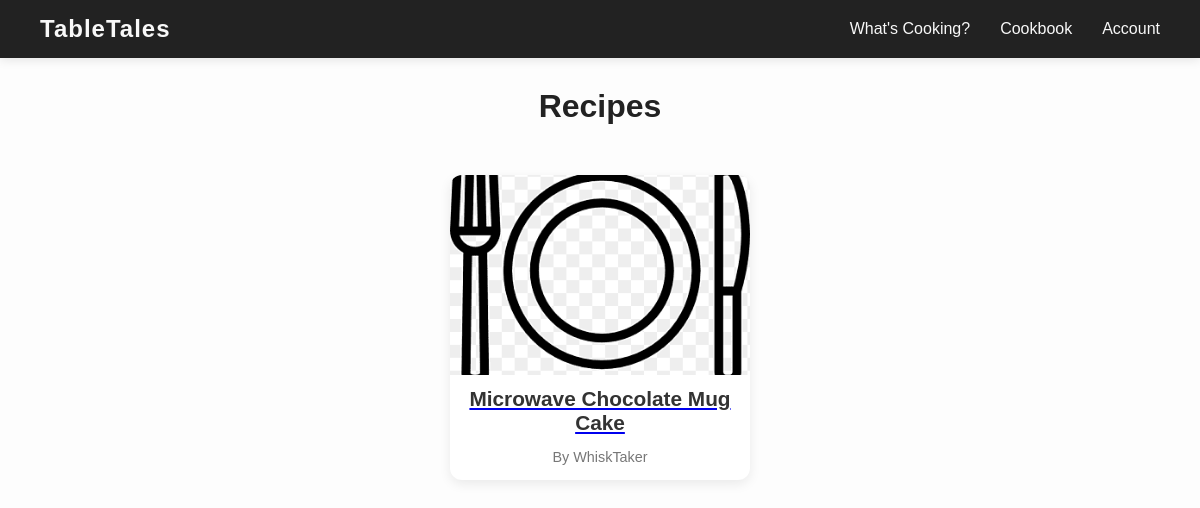
/, run on an earlier commit of the app's database.
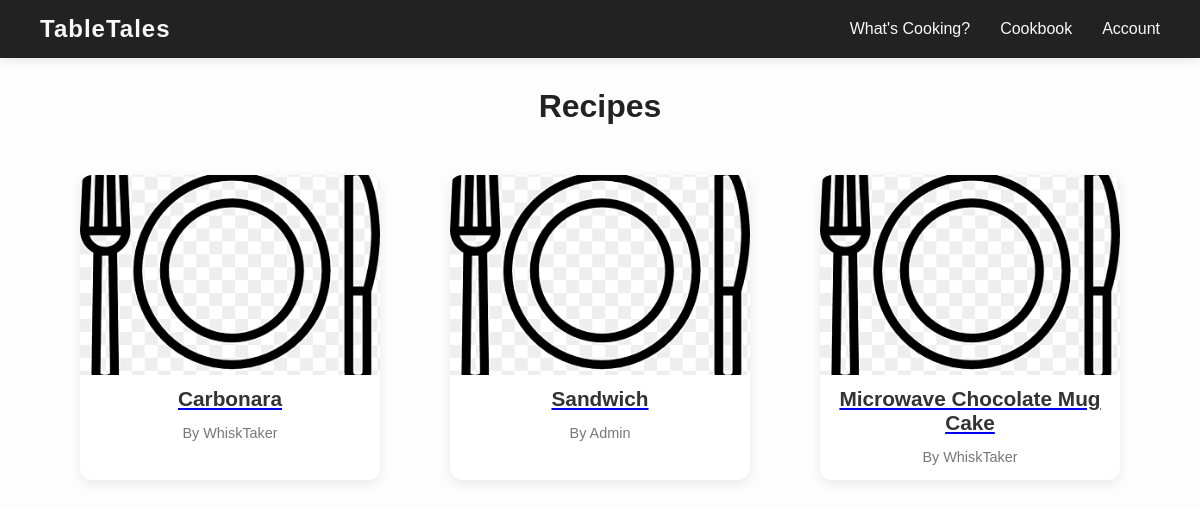
And on a later commit of the database.
### tabletales/models.py (models this page shows, shortened)
class Recipe(models.Model):
    title = models.CharField(max_length=200)
    author = models.ForeignKey(User, on_delete=models.CASCADE)
    description = models.TextField(blank=True)  # optional short summary
    image = models.ImageField(upload_to='recipes/', default='recipes/default.png', blank=True, null=True)
    instructions = models.TextField(help_text="Enter each step on a new line")
    created_on = models.DateTimeField(auto_now_add=True)
    favorited_by = models.ManyToManyField(User, related_name='favorite_recipes', blank=True)
    class Meta:
        ordering = ['-created_on']

### tabletales/views.py (the view)
# urls.py: path('', views.recipe_list, name='recipe_list'),
def recipe_list(request):
    recipes = Recipe.objects.all()
    return render(request, 'recipe_list.html', {'recipes': recipes})

### tabletales/templates/recipe_list.html
{% extends "base.html" %}
{% load static %}
{% block content %}
<h1 class="page-title">Recipes</h1>
<div class="recipe-grid">
  {% for recipe in recipes %}
    <div class="recipe-card">
      <a href="{% url 'recipe_detail' recipe.pk %}">
        {% if recipe.image %}
          <img src="{{ recipe.image.url }}" alt="{{ recipe.title }}" class="recipe-image">
        {% else %}
          <img src="{% static 'images/default_recipe.png' %}" alt="Default image" class="recipe-image">
        {% endif %}
        <h2 class="recipe-title">{{ recipe.title }}</h2>
      </a>
      <p class="recipe-author">By {{ recipe.author.username }}</p>
    </div>
  {% empty %}
    <p>No recipes yet!</p>
  {% endfor %}
</div>
{% endblock %}

### tabletales/templates/base.html (shortened to what this page needs)
<!DOCTYPE html>
<html lang="en">
{% load static %}
<head>
    <link rel="stylesheet" href="{% static 'css/style.css' %}">
</head>
<body>
    <nav class="navbar">
        <div class="logo">TableTales</div>
        <ul class="nav-links">
            <li><a href="{% url 'recipe_list' %}">What's Cooking?</a></li>
            <li><a href="{% url 'cookbook' %}">Cookbook</a></li>
            <li><a href="#">Account</a></li>
        </ul>
    </nav>
    {% block content %}
    {% endblock %}
</body>
</html>

### tabletales/static/css/style.css (style rules this page uses)
body { margin: 0; font-family: "Poppins", sans-serif; background-color: #fdfdfd; color: #333; }
.navbar { display: flex; justify-content: space-between; align-items: center; background-color: #222; padding: 15px 40px; box-shadow: 0 2px 10px rgba(0, 0, 0, 0.1); }
.logo { color: #f8f8f8; font-size: 24px; font-weight: 600; letter-spacing: 1px; }
.nav-links { list-style: none; display: flex; gap: 30px; margin: 0; padding: 0; }
.nav-links li a { text-decoration: none; color: #f8f8f8; font-weight: 500; font-size: 16px; transition: color 0.3s ease; }
.page-title { text-align: center; font-size: 2rem; margin: 30px 0 10px; color: #222; }
.recipe-grid { display: grid; grid-template-columns: repeat(auto-fit, minmax(250px, 1fr)); gap: 30px; padding: 40px 60px; justify-items: center; }
.recipe-card { background: #fff; border-radius: 12px; box-shadow: 0 4px 12px rgba(0, 0, 0, 0.08); overflow: hidden; text-align: center; transition: transform 0.2s ease, box-shadow 0.2s ease; width: 100%; max-width: 300px; }
.recipe-image { width: 100%; height: 200px; object-fit: cover; display: block; }
.recipe-title { font-size: 1.3rem; color: #333; margin: 12px 0 5px; text-decoration: none; }
.recipe-author { font-size: 0.9rem; color: #777; margin-bottom: 15px; }

What changed in the data, as far as the page shows it:
added Recipe: title "Carbonara", author.username "WhiskTaker"
added Recipe: title "Sandwich", author.username "Admin"
